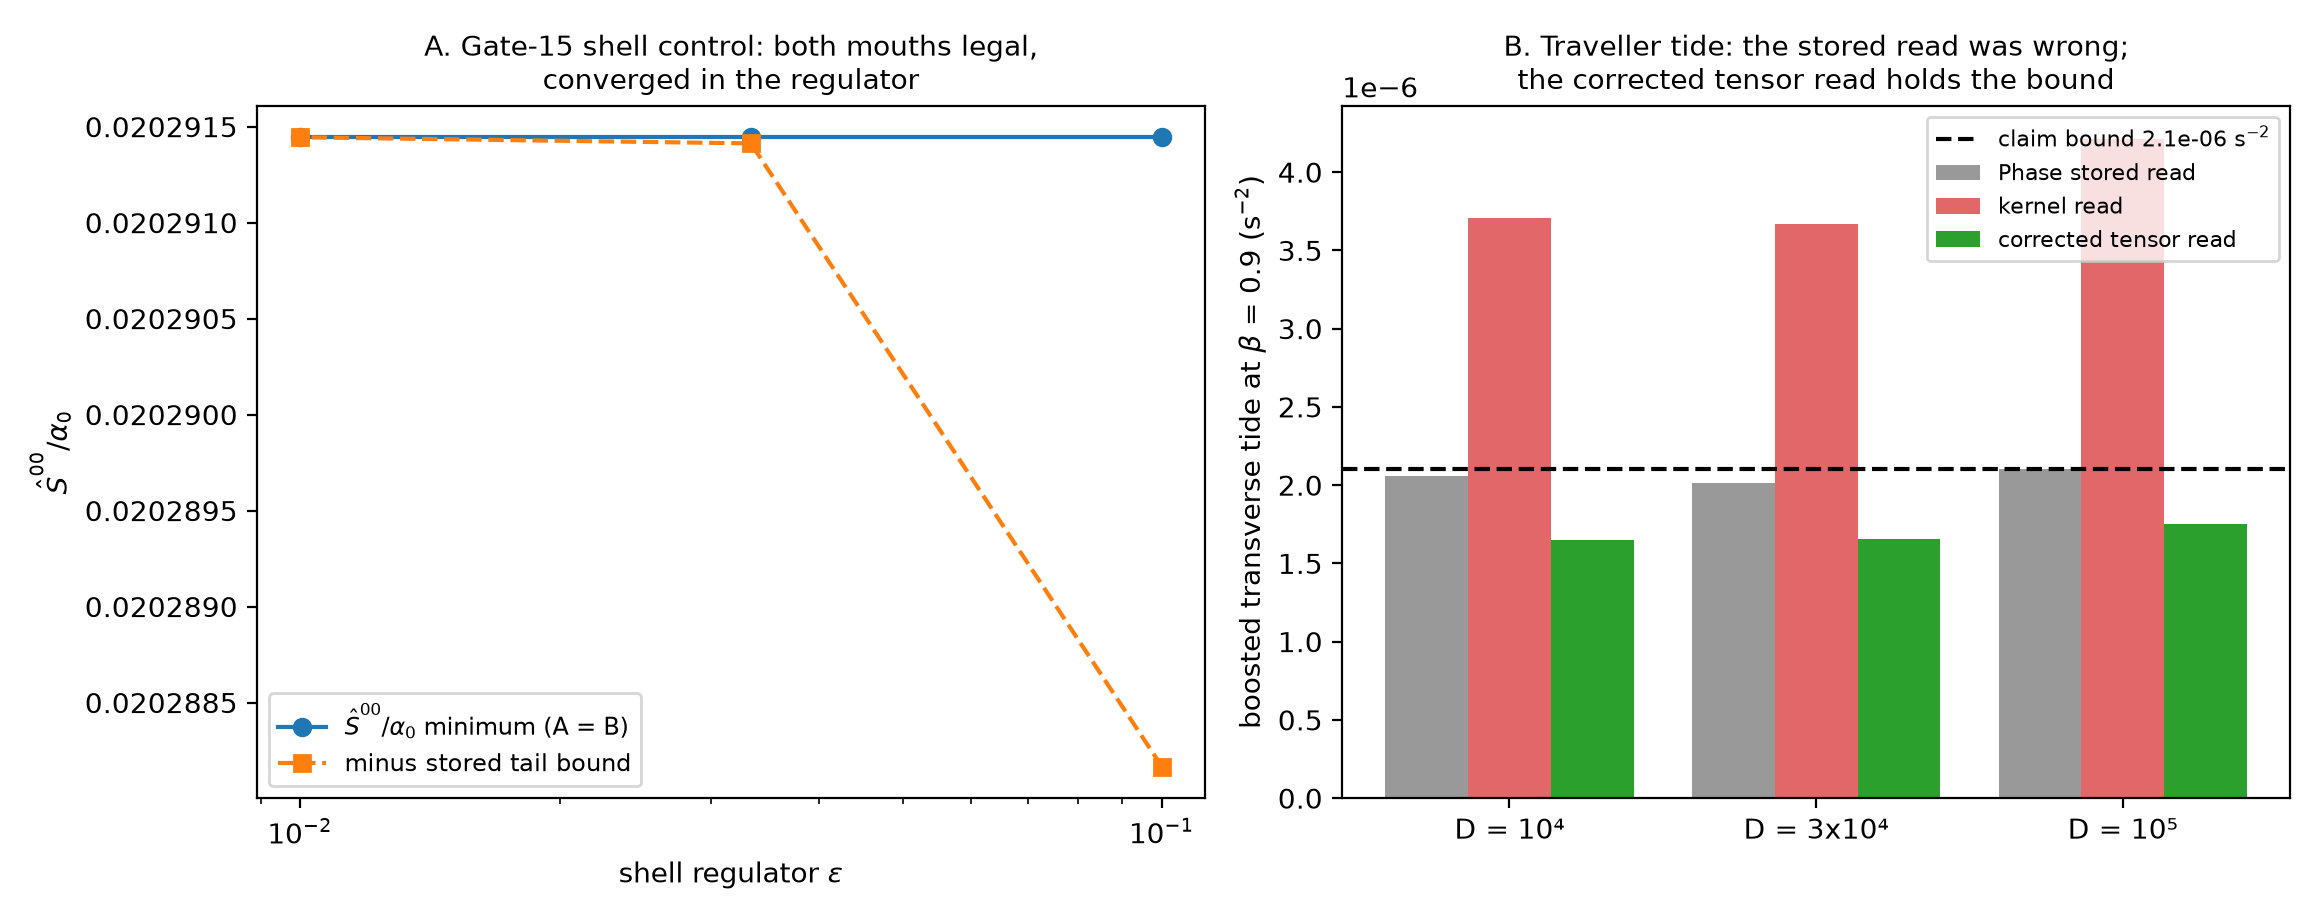

This figure's Python source:
#!/usr/bin/env python3
"""Gate-15 figure: the two-mouth shell control + the corrected traveller tides.

Sources (all stored):
  gate15-claims/results/wb2_shell.json  -- shell control S00/alpha0 vs eps
  gate15/G15_2_REJUDGEMENT.md  sec.3     -- the corrected tide table; the
      bundle stores no tide JSON, so the table is extracted from the stored
      rejudgement document by pattern (the INVENTORY G-1 precedent); the
      script fails loudly if the table is absent.
"""
import json
import re

import numpy as np
import matplotlib
matplotlib.use("Agg")
import matplotlib.pyplot as plt

ROOT = "/home/hatch/workspace/warp-pilot"
FIG = f"{ROOT}/publication/figures"

shell = json.load(open(f"{ROOT}/gate15-claims/results/wb2_shell.json"))
cc = shell["corrected_gate_control"]
eps = sorted((float(k.split("=")[1]) for k in cc), reverse=True)
s00 = [cc[f"eps={e}"]["A"]["min_S00_over_alpha0"] for e in eps]
s00t = [cc[f"eps={e}"]["A"]["min_minus_tail_bound"] for e in eps]

doc = open(f"{ROOT}/gate15/G15_2_REJUDGEMENT.md").read()
rows = re.findall(r"\| ([^|]+?) \| ([\d.]+)×10⁻⁶ \| ([\d.]+)×10⁻⁶ \| "
                  r"\*\*([\d.]+)×10⁻⁶\*\* \|", doc)
assert len(rows) == 3, f"tide table extraction failed: {rows}"
D = [r[0].replace("×", "x") for r in rows]
phase = [float(r[1]) * 1e-6 for r in rows]
kernel = [float(r[2]) * 1e-6 for r in rows]
tensor = [float(r[3]) * 1e-6 for r in rows]
mbound = re.search(r"≤ ([\d.]+)×10⁻⁶\s*\nbound HOLDS", doc)
bound = float(mbound.group(1)) * 1e-6

fig, axes = plt.subplots(1, 2, figsize=(11.6, 4.6))
fig.patch.set_facecolor("white")
ax = axes[0]
ax.semilogx(eps, s00, "o-", label=r"$\hat S^{00}/\alpha_0$ minimum (A = B)")
ax.semilogx(eps, s00t, "s--", label="minus stored tail bound")
ax.set_xlabel(r"shell regulator $\epsilon$")
ax.set_ylabel(r"$\hat S^{00}/\alpha_0$")
ax.set_title("A. Gate-15 shell control: both mouths legal,\n"
             "converged in the regulator", fontsize=10)
ax.legend(fontsize=8.5)

ax = axes[1]
x = np.arange(3)
w = 0.27
ax.bar(x - w, phase, w, label="Phase stored read", color="0.6")
ax.bar(x, kernel, w, label="kernel read", color="tab:red", alpha=0.7)
ax.bar(x + w, tensor, w, label="corrected tensor read", color="tab:green")
ax.axhline(bound, color="k", ls="--",
           label=f"claim bound {bound:.1e} s$^{{-2}}$")
ax.set_xticks(x)
ax.set_xticklabels([f"D = {d}" for d in D])
ax.set_ylabel(r"boosted transverse tide at $\beta$ = 0.9 (s$^{-2}$)")
ax.set_title("B. Traveller tide: the stored read was wrong;\n"
             "the corrected tensor read holds the bound", fontsize=10)
ax.legend(fontsize=8)
fig.tight_layout()
out = f"{FIG}/fig_gate15_tides.png"
fig.savefig(out, dpi=200, facecolor="white")
print("wrote", out)
